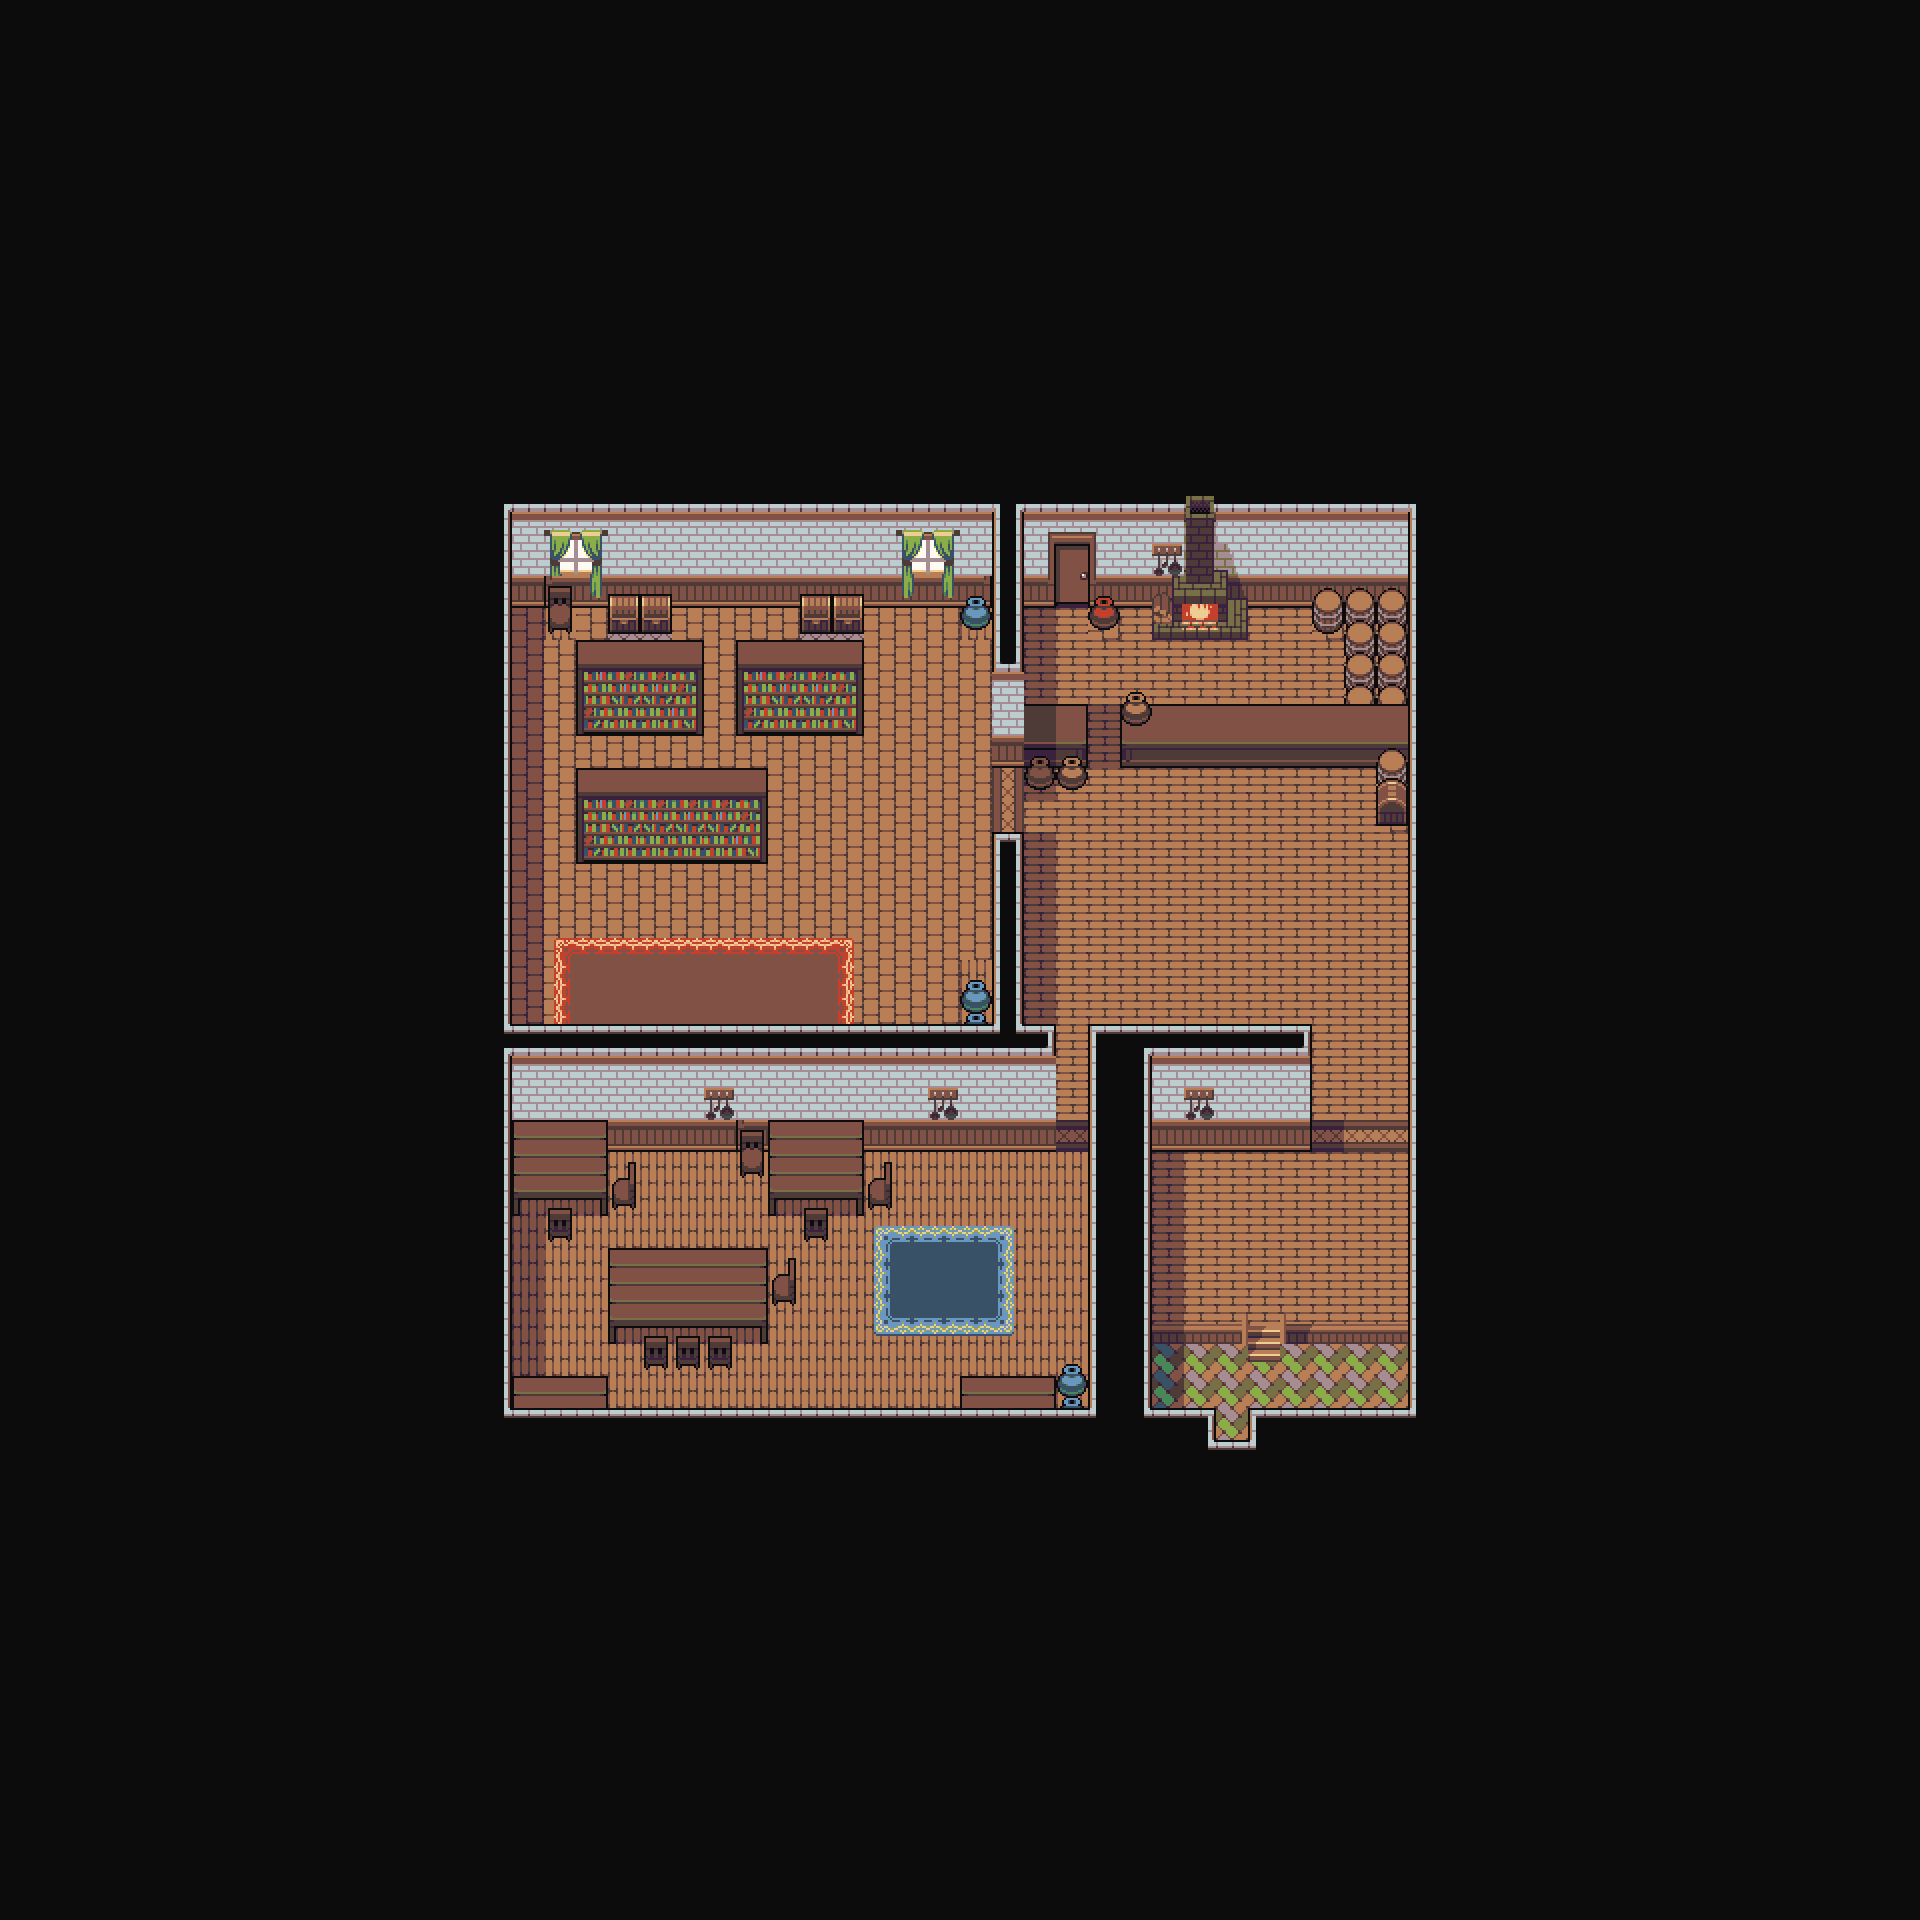

This game map was drawn from its Tiled (.tmx) file and the tilesets committed beside it. A one-line description and the trimmed map source follow:
An orthogonal 60x60 tile map with 32x32 px tiles, 10 tile layers (Tile Layer 1, Tile Layer 2, Tile Layer 3, Tile Layer 4, ...) and 46 objects.

<map version="1.0" orientation="orthogonal" renderorder="right-down" width="60" height="60" tilewidth="32" tileheight="32" nextobjectid="51">
 <tileset firstgid="1" name="tavern_tileset" tilewidth="32" tileheight="32" tilecount="1056" columns="32">
  <image source="tavern_tileset.png" trans="6b6b6b" width="1024" height="1056" />
 </tileset>
 <layer name="Tile Layer 1" width="60" height="60">
  <data>[3600 cells, 3600 non-empty, 204 distinct tile ids]</data>
 </layer>
 <layer name="Tile Layer 2" width="60" height="60">
  <data>[3600 cells, 0 non-empty, 0 distinct tile ids]</data>
 </layer>
 <layer name="Tile Layer 3" width="60" height="60">
  <data>[3600 cells, 0 non-empty, 0 distinct tile ids]</data>
 </layer>
 <layer name="Tile Layer 4" width="60" height="60">
  <data>[3600 cells, 0 non-empty, 0 distinct tile ids]</data>
 </layer>
 <layer name="Tile Layer 5" width="60" height="60">
  <data>[3600 cells, 0 non-empty, 0 distinct tile ids]</data>
 </layer>
 <objectgroup name="Object Layer 1">
  <object id="2" x="1124.14" y="1047.31" width="22.2402" height="367.974" />
  <object id="4" x="1142.34" y="1405.18" width="64.6987" height="27.2948" />
  <object id="5" x="1255.56" y="1406.19" width="157.703" height="28.3057" />
  <object id="6" x="1408.21" y="502.426" width="127.376" height="931.055" />
  <object id="8" x="1089.77" y="1012.94" width="220.38" height="138.496" />
  <object id="9" x="1093.81" y="1093.81" width="21.2293" height="322.483" />
  <object id="10" x="474.121" y="1383.95" />
  <object id="11" x="483.219" y="1368.78" width="125.354" height="101.092" />
  <object id="12" x="486.252" y="1412.25" width="633.846" height="162.758" />
  <object id="13" x="450.869" y="1049.33" width="155.681" height="145.572" />
  <object id="14" x="510.514" y="1194.9" width="96.0372" height="19.2074" />
  <object id="15" x="546.907" y="1208.05" width="27.2948" height="32.3494" />
  <object id="16" x="600.485" y="1165.59" width="37.404" height="42.4586" />
  <object id="17" x="597.452" y="1049.33" width="458.957" height="101.092" />
  <object id="18" x="742.014" y="1138.29" width="27.2948" height="44.4804" />
  <object id="19" x="766.276" y="1131.22" width="128.387" height="82.8953" />
  <object id="20" x="802.669" y="1206.03" width="28.3057" height="36.393" />
  <object id="21" x="607.562" y="1250.51" width="161.747" height="90.3839" />
  <object id="22" x="767.287" y="1250.51" width="30.3275" height="51.5568" />
  <object id="23" x="959.361" y="1356.65" width="130.408" height="52.5677" />
  <object id="24" x="993.732" y="832.996" width="24.262" height="193.085" />
  <object id="25" x="507.481" y="1021.03" width="545.896" height="33.3603" />
  <object id="26" x="575.212" y="770.319" width="191.063" height="93.0044" />
  <object id="27" x="577.234" y="640.922" width="125.354" height="91.9935" />
  <object id="28" x="735.948" y="638.9" width="125.354" height="98.059" />
  <object id="29" x="607.562" y="598.463" width="61.666" height="40.4367" />
  <object id="30" x="802.669" y="600.485" width="58.6332" height="35.3821" />
  <object id="31" x="544.885" y="586.332" width="30.3275" height="45.4913" />
  <object id="32" x="962.394" y="598.463" width="27.2948" height="31.3385" />
  <object id="33" x="962.394" y="979.579" width="28.3057" height="42.4586" />
  <object id="34" x="439.749" y="434.695" width="984.634" height="171.856" />
  <object id="35" x="305.297" y="565.103" width="205.216" height="483.219" />
  <object id="36" x="427.618" y="1189.85" width="78.8516" height="211.282" />
  <object id="37" x="989.689" y="588.354" width="36.393" height="176.911" />
  <object id="38" x="989.689" y="696.522" width="98.059" height="68.7424" />
  <object id="39" x="1027.09" y="745.047" width="57.6223" height="35.3821" />
  <object id="40" x="1121.11" y="691.468" width="288.112" height="76.8298" />
  <object id="41" x="1339.47" y="586.332" width="65.7097" height="124.343" />
  <object id="42" x="1304.08" y="577.234" width="36.393" height="49.535" />
  <object id="43" x="1152.45" y="582.289" width="93.0044" height="56.6114" />
  <object id="44" x="1380.91" y="745.047" width="31.3385" height="79.8625" />
  <object id="45" x="1091.79" y="604.529" width="24.262" height="21.2293" />
  <object id="47" x="1152.99" y="1333.11" width="87.8363" height="11.1185" />
  <object id="48" x="1287.53" y="1333.11" width="118.968" height="10.0067" />
  <object id="50" x="644.874" y="1338.67" width="85.6126" height="28.9082" />
 </objectgroup>
 <objectgroup name="Object Layer 2" />
 <objectgroup name="Object Layer 3" />
 <objectgroup name="Object Layer 4" />
 <objectgroup name="Object Layer 5" />
 <objectgroup name="Object Layer 6" />
 <objectgroup name="Object Layer 7">
  <object id="46" x="1207.09" y="1403.25" width="46.8123" height="42.354" />
 </objectgroup>
 <objectgroup name="Object Layer 8" />
 <layer name="Tile Layer 6" width="60" height="60">
  <data>[3600 cells, 0 non-empty, 0 distinct tile ids]</data>
 </layer>
 <objectgroup name="Object Layer 9" />
 <layer name="Tile Layer 7" width="60" height="60">
  <data>[3600 cells, 0 non-empty, 0 distinct tile ids]</data>
 </layer>
 <objectgroup name="Object Layer 10" />
 <layer name="Tile Layer 8" width="60" height="60">
  <data>[3600 cells, 0 non-empty, 0 distinct tile ids]</data>
 </layer>
 <objectgroup name="Object Layer 11" />
 <layer name="Tile Layer 9" width="60" height="60">
  <data>[3600 cells, 0 non-empty, 0 distinct tile ids]</data>
 </layer>
 <objectgroup name="Object Layer 12" />
 <layer name="Tile Layer 10" width="60" height="60">
  <data>[3600 cells, 0 non-empty, 0 distinct tile ids]</data>
 </layer>
 <objectgroup name="Object Layer 13" />
 <objectgroup name="Object Layer 14" />
 <objectgroup name="Object Layer 15" />
 <objectgroup name="Object Layer 16" />
 <objectgroup name="Object Layer 17" />
</map>
